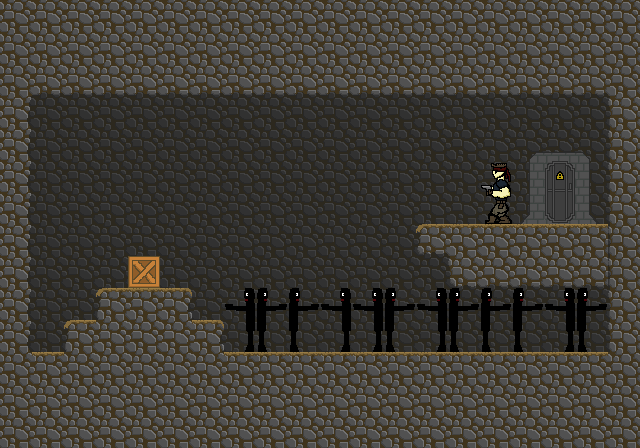

Rendered tile map (Tiled .tmx) drawn with the repository's tilesets; below, a short description and the map source with its tile grids summarised:
An orthogonal 20x14 tile map with 32x32 px tiles, 2 tile layers (bacground, forground), 3 tilesets.

<map version="1.0" orientation="orthogonal" width="20" height="14" tilewidth="32" tileheight="32">
 <tileset firstgid="1" name="indoorterrain_tiles" tilewidth="32" tileheight="32">
  <image source="../images/indoorterrain_tiles.png" width="192" height="160" />
 </tileset>
 <tileset firstgid="31" name="player_walkani" tilewidth="32" tileheight="64">
  <image source="../images/player_walkani.png" width="128" height="64" />
 </tileset>
 <tileset firstgid="35" name="zombie_tiles" tilewidth="32" tileheight="64">
  <image source="../images/zombie_tiles.png" width="96" height="64" />
 </tileset>
 <layer name="bacground" width="20" height="14">
  <data>[280 cells, 280 non-empty, 1 distinct tile ids]</data>
 </layer>
 <layer name="forground" width="20" height="14">
  <data>[280 cells, 178 non-empty, 21 distinct tile ids]</data>
 </layer>
</map>
